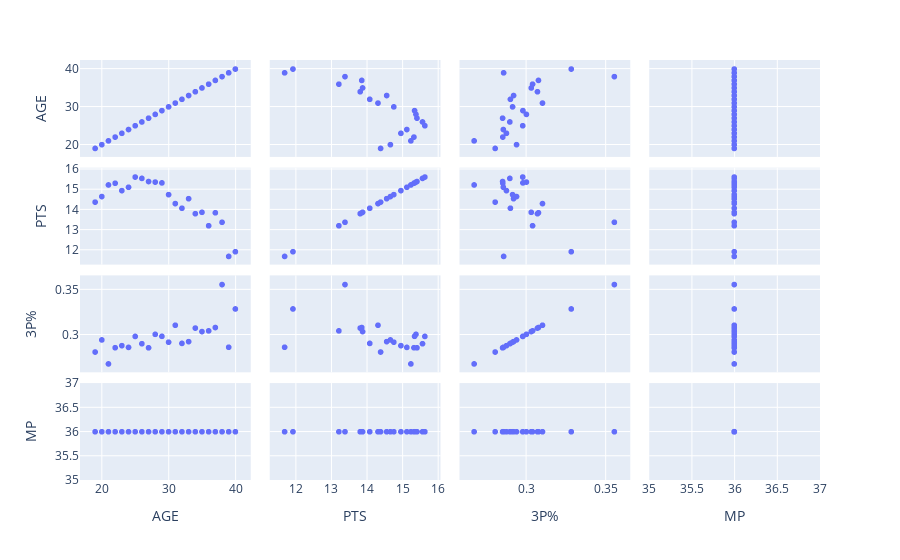

Notebook cell for this chart:
### Code cell
scatter_df = df_by_age[['AGE','PTS','3P%','MP']]

fig = px.scatter_matrix(scatter_df)
fig.show()

### Figure 1 — Plotly figure (JSON) as saved in the notebook; plotly's stock layout.template omitted (floating-point values rounded to 4 significant figures)
{"data": [{"dimensions": [{"axis": {"matches": true}, "label": "AGE", "values": [19, 20, 21, 22, 23, 24, 25, 26, 27, 28, 29, 30, 31, 32, 33, 34, 35, 36, 37, 38, 39, 40]}, {"axis": {"matches": true}, "label": "PTS", "values": [14.39, 14.67, 15.25, 15.33, 14.96, 15.13, 15.64, 15.57, 15.42, 15.39, 15.35, 14.77, 14.32, 14.09, 14.56, 13.82, 13.89, 13.22, 13.86, 13.39, 11.69, 11.93]}, {"axis": {"matches": true}, "label": "3P%", "values": [0.2809, 0.2944, 0.2677, 0.2857, 0.288, 0.2861, 0.2983, 0.2901, 0.2856, 0.3006, 0.2984, 0.2919, 0.3107, 0.2905, 0.2925, 0.3075, 0.3036, 0.3044, 0.3082, 0.3559, 0.2862, 0.3288]}, {"axis": {"matches": true}, "label": "MP", "values": [36, 36, 36, 36, 36, 36, 36, 36, 36, 36, 36, 36, 36, 36, 36, 36, 36, 36, 36, 36, 36, 36]}], "hovertemplate": "%{xaxis.title.text}=%{x}<br>%{yaxis.title.text}=%{y}<extra></extra>", "legendgroup": "", "marker": {"color": "#636efa", "symbol": "circle"}, "name": "", "showlegend": false, "type": "splom"}], "layout": {"dragmode": "select", "legend": {"tracegroupgap": 0}, "margin": {"t": 60}}}
